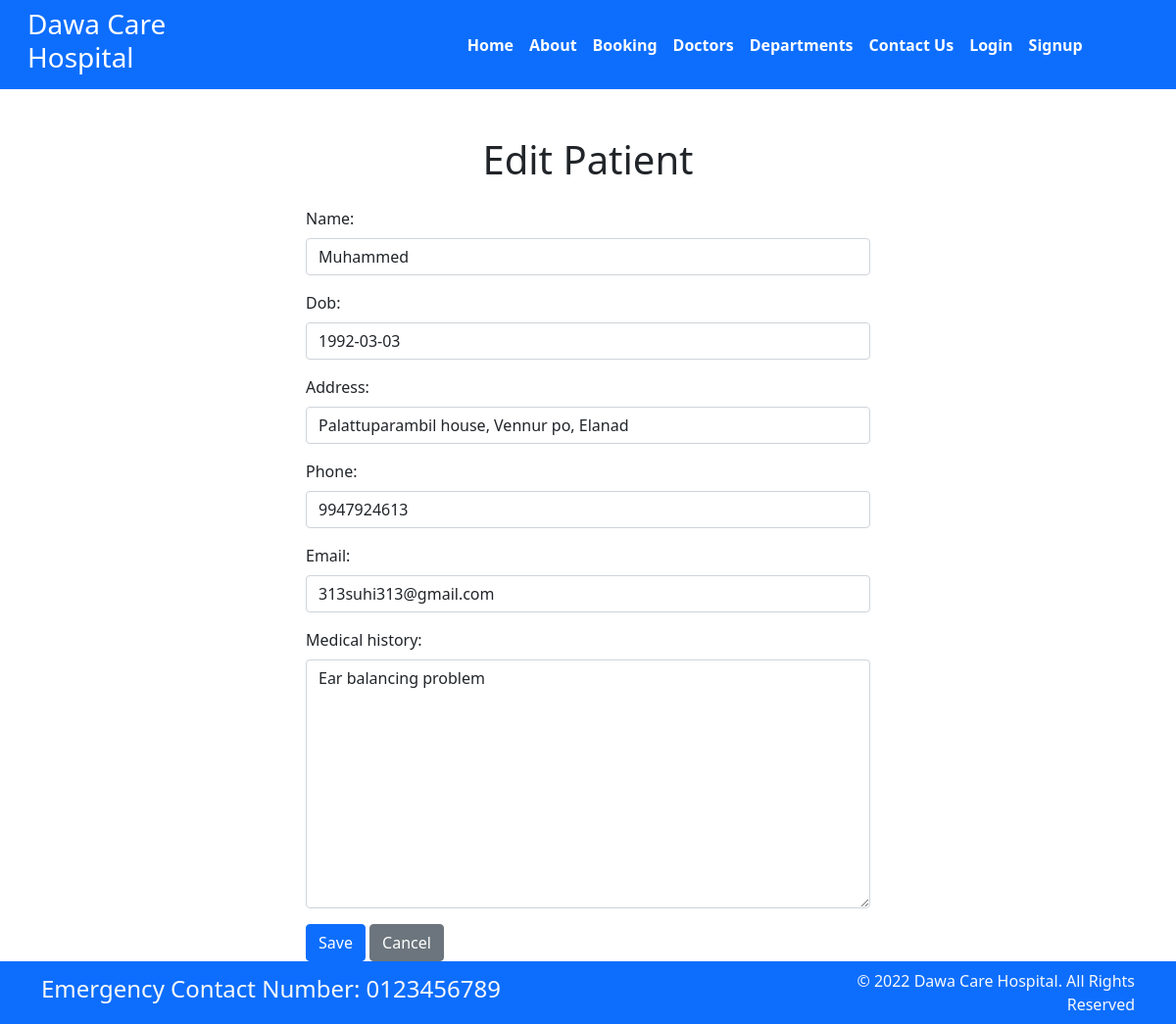
The app's page /dashboard/office_admin/edit_patient/1/ with its own data.
### home/models.py (models this page shows, shortened)
class Patient(models.Model):
    user = models.OneToOneField(User, null=True, on_delete=models.CASCADE)
    name = models.CharField(max_length=100)
    address = models.CharField(max_length=500, null=True)
    phone = models.CharField(max_length=10,null=True)
    dob = models.DateField(null=True)
    email = models.EmailField()
    medical_history = models.TextField(blank=True, null=True)

### office_admin/views.py (the view)
# urls.py: path('edit_patient/<int:patient_id>/', views.edit_patient, name='edit_patient'),
def edit_patient(request, patient_id):
    patient = get_object_or_404(Patient, pk=patient_id)
    if request.method == 'POST':
        form = PatientForm(request.POST, instance=patient)
        if form.is_valid():
            form.save()
            return redirect('admin_dashboard')
    else:
        form = PatientForm(instance=patient)
    return render(request, 'admin/edit_patient.html', {'form': form})

### office_admin/forms.py
class PatientForm(forms.ModelForm):
    class Meta:
        model = Patient
        fields = ['name', 'dob', 'address', 'phone', 'email', 'medical_history']
        widgets = {
            'name': forms.TextInput(attrs={'class': 'form-control'}),
            'dob': forms.DateInput(attrs={'class': 'form-control'}),
            'address': forms.TextInput(attrs={'class': 'form-control'}),
            'phone': forms.TextInput(attrs={'class': 'form-control'}),
            'email': forms.EmailInput(attrs={'class': 'form-control'}),
            'medical_history': forms.Textarea(attrs={'class': 'form-control'}),
        }

### templates/admin/edit_patient.html (shortened to what this page needs)
{% extends 'base.html' %}
{% block content %}
<div class="container mt-5 w-50">
    <h1 class="text-center mb-4 ">Edit Patient</h1>
    <form method="post">
        {{ form.as_p }}
        <button type="submit" class="btn btn-primary">Save</button>
        <a href="{% url 'admin_dashboard' %}" class="btn btn-secondary">Cancel</a>
    </form>
</div>
{% endblock %}

### records on screen
Patient: name "Muhammed", dob "1992-03-03", address "Palattuparambil house, Vennur po, Elanad", phone "9947924613", email "313suhi313@gmail.com", medical_history "Ear balancing problem"
